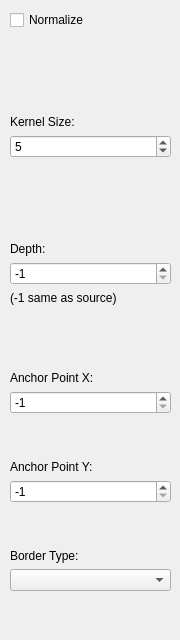
   <widget class="QWidget" name="box_tab">
    <attribute name="title">
     <string>Box</string>
    </attribute>
    <widget class="QWidget" name="layoutWidget">
     <property name="geometry">
      <rect>
       <x>10</x>
       <y>10</y>
       <width>161</width>
       <height>621</height>
      </rect>
     </property>
     <layout class="QVBoxLayout" name="verticalLayout_4">
      <item>
       <widget class="QCheckBox" name="box_normalize_check">
        <property name="text">
         <string>Normalize</string>
        </property>
       </widget>
      </item>
      <item>
       <layout class="QVBoxLayout" name="verticalLayout_33">
        <item>
         <spacer name="verticalSpacer_24">
          <property name="orientation">
           <enum>Qt::Vertical</enum>
          </property>
          <property name="sizeHint" stdset="0">
           <size>
            <width>20</width>
            <height>40</height>
           </size>
          </property>
         </spacer>
        </item>
        <item>
         <widget class="QLabel" name="label_5">
          <property name="text">
           <string>Kernel Size:</string>
          </property>
         </widget>
        </item>
        <item>
         <widget class="QSpinBox" name="box_kernel_spin">
          <property name="minimum">
           <number>3</number>
          </property>
          <property name="maximum">
           <number>35</number>
          </property>
          <property name="singleStep">
           <number>2</number>
          </property>
          <property name="value">
           <number>5</number>
          </property>
         </widget>
        </item>
        <item>
         <spacer name="verticalSpacer_23">
          <property name="orientation">
           <enum>Qt::Vertical</enum>
          </property>
          <property name="sizeHint" stdset="0">
           <size>
            <width>20</width>
            <height>40</height>
           </size>
          </property>
         </spacer>
        </item>
        <item>
         <layout class="QVBoxLayout" name="verticalLayout_34">
          <item>
           <widget class="QLabel" name="label_9">
            <property name="text">
             <string>Depth:</string>
            </property>
           </widget>
          </item>
          <item>
           <widget class="QSpinBox" name="box_depth_spin">
            <property name="minimum">
             <number>-1</number>
            </property>
            <property name="value">
             <number>-1</number>
            </property>
           </widget>
          </item>
          <item>
           <widget class="QLabel" name="label_10">
            <property name="text">
             <string>(-1 same as source)</string>
            </property>
           </widget>
          </item>
          <item>
           <spacer name="verticalSpacer_22">
            <property name="orientation">
             <enum>Qt::Vertical</enum>
            </property>
            <property name="sizeHint" stdset="0">
             <size>
              <width>20</width>
              <height>40</height>
             </size>
            </property>
           </spacer>
          </item>
          <item>
           <widget class="QLabel" name="label_11">
            <property name="text">
             <string/>
            </property>
           </widget>
          </item>
          <item>
           <layout class="QVBoxLayout" name="verticalLayout_32">
            <item>
             <widget class="QLabel" name="label_6">
              <property name="text">
               <string>Anchor Point X:</string>
              </property>
             </widget>
            </item>
            <item>
             <widget class="QSpinBox" name="box_anchor_x_spin">
              <property name="minimum">
               <number>-1</number>
              </property>
              <property name="maximum">
               <number>1024</number>
              </property>
              <property name="value">
               <number>-1</number>
              </property>
             </widget>
            </item>
           </layout>
          </item>
          <item>
           <spacer name="verticalSpacer_20">
            <property name="orientation">
             <enum>Qt::Vertical</enum>
            </property>
            <property name="sizeHint" stdset="0">
             <size>
              <width>20</width>
              <height>40</height>
             </size>
            </property>
           </spacer>
          </item>
          <item>
           <layout class="QVBoxLayout" name="verticalLayout_30">
            <item>
             <widget class="QLabel" name="label_7">
              <property name="text">
               <string>Anchor Point Y:</string>
              </property>
             </widget>
            </item>
            <item>
             <widget class="QSpinBox" name="box_anchor_y_spin">
              <property name="minimum">
               <number>-1</number>
              </property>
              <property name="maximum">
               <number>1024</number>
              </property>
              <property name="value">
               <number>-1</number>
              </property>
             </widget>
            </item>
           </layout>
          </item>
          <item>
           <spacer name="verticalSpacer_21">
            <property name="orientation">
             <enum>Qt::Vertical</enum>
            </property>
            <property name="sizeHint" stdset="0">
             <size>
              <width>20</width>
              <height>40</height>
             </size>
            </property>
           </spacer>
          </item>
          <item>
           <layout class="QVBoxLayout" name="verticalLayout_29">
            <item>
             <widget class="QLabel" name="label_8">
              <property name="text">
               <string>Border Type:</string>
              </property>
             </widget>
            </item>
            <item>
             <widget class="QComboBox" name="box_border_type_combo"/>
            </item>
            <item>
             <spacer name="verticalSpacer_19">
              <property name="orientation">
               <enum>Qt::Vertical</enum>
              </property>
              <property name="sizeHint" stdset="0">
               <size>
                <width>20</width>
                <height>40</height>
               </size>
              </property>
             </spacer>
            </item>
           </layout>
          </item>
         </layout>
        </item>
       </layout>
      </item>
     </layout>
    </widget>
   </widget>
